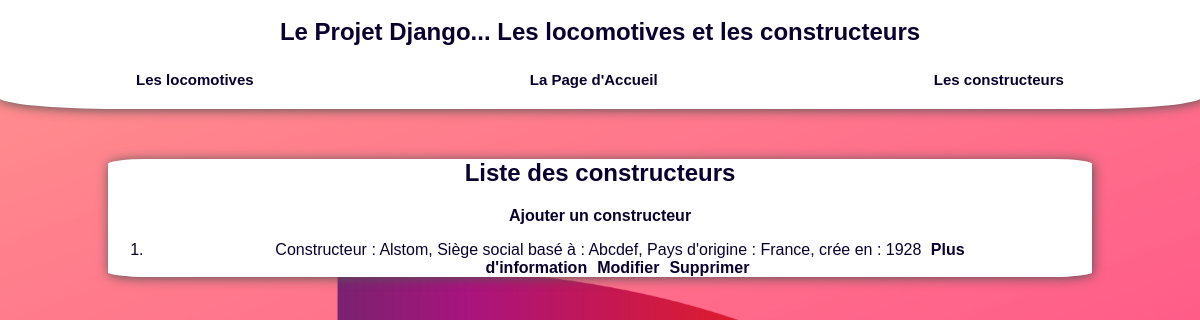
The page /Locomotives/indexc on the database as committed earlier.
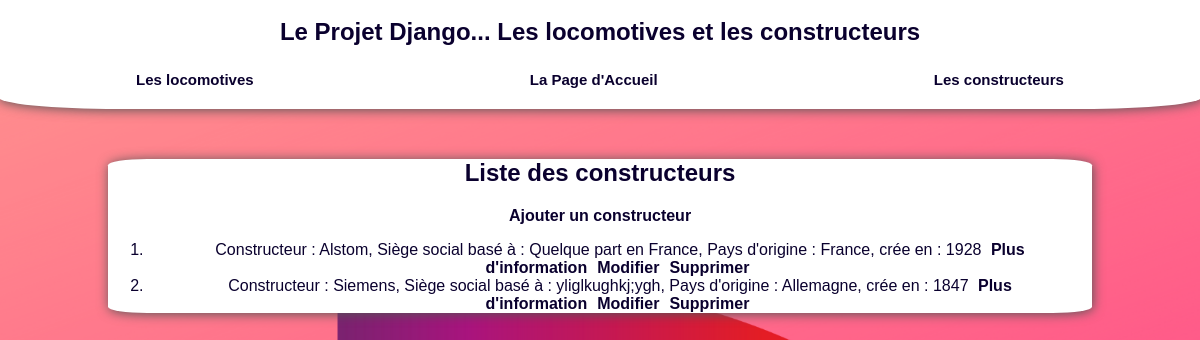
The same page on the database as committed later.
### Locomotives/models.py (models this page shows, shortened)
class Constructeur(models.Model):
    nom = models.CharField(max_length = 100)
    siege_social = models.CharField(max_length = 100)
    pays_origine = models.CharField(max_length = 100)
    date_creation =  models.CharField(max_length = 4, null = True, blank = True)
    description = models.TextField(null = True, blank = True)
    def __str__(self):
        chaine = f"Constructeur : {self.nom}, Siège social basé à : {self.siege_social}, Pays d'origine : {self.pays_origine}, crée en : {self.date_creation}"
        return chaine

### Locomotives/Constructeurs_views.py (the view)
# urls.py: path("index", views.index),
def index(request):
    liste = list(models.Constructeur.objects.all())
    return render(request, "Locomotives/Constructeurs/index.html",{"liste" : liste})

### Locomotives/templates/Locomotives/Constructeurs/index.html (shortened to what this page needs)
{% extends "main.html" %}
    {% block content %}
    <h1>Liste des constructeurs</h1>
    <a href="/Locomotives/addc">Ajouter un constructeur</a>
    <ol>
        {% for c in liste %}
            <li> {{c}} <a href="/Locomotives/affichec/{{c.id}}/">Plus d'information</a><a href="/Locomotives/updatec/{{c.id}}/">Modifier</a><a href="/Locomotives/deletec/{{c.id}}/">Supprimer</a> </li>
        {% endfor %}
    </ol>
    {% endblock %}

Rows that differ between the two databases and show on the page:
removed Constructeur: nom+siege_social+pays_origine "Constructeur : Alstom, Siège social basé à : Abcdef, Pays d'origine : France, crée en : 1928"
added Constructeur: nom+siege_social+pays_origine "Constructeur : Alstom, Siège social basé à : Quelque part en France, Pays d'origine : France, crée en : 1928"
added Constructeur: nom+siege_social+pays_origine "Constructeur : Siemens, Siège social basé à : yliglkughkj;ygh, Pays d'origine : Allemagne, crée en : 1847"
